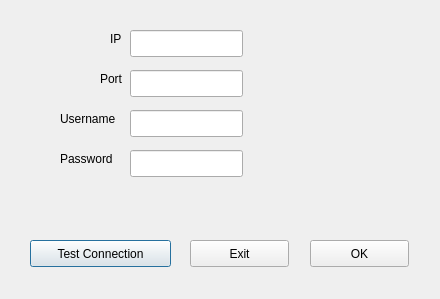
<?xml version="1.0" encoding="UTF-8"?>
<ui version="4.0">
 <class>Dialog</class>
 <widget class="QDialog" name="Dialog">
  <property name="geometry">
   <rect>
    <x>0</x>
    <y>0</y>
    <width>440</width>
    <height>299</height>
   </rect>
  </property>
  <property name="windowTitle">
   <string>Dialog</string>
  </property>
  <widget class="QLabel" name="labelUsername">
   <property name="geometry">
    <rect>
     <x>60</x>
     <y>110</y>
     <width>71</width>
     <height>17</height>
    </rect>
   </property>
   <property name="text">
    <string>Username</string>
   </property>
  </widget>
  <widget class="QLabel" name="labelIP">
   <property name="geometry">
    <rect>
     <x>110</x>
     <y>30</y>
     <width>16</width>
     <height>17</height>
    </rect>
   </property>
   <property name="text">
    <string>IP</string>
   </property>
  </widget>
  <widget class="QLabel" name="labelPort">
   <property name="geometry">
    <rect>
     <x>100</x>
     <y>70</y>
     <width>31</width>
     <height>17</height>
    </rect>
   </property>
   <property name="text">
    <string>Port</string>
   </property>
  </widget>
  <widget class="QLabel" name="labelPassword">
   <property name="geometry">
    <rect>
     <x>60</x>
     <y>150</y>
     <width>67</width>
     <height>17</height>
    </rect>
   </property>
   <property name="text">
    <string>Password</string>
   </property>
  </widget>
  <widget class="QLineEdit" name="lineEditIP">
   <property name="geometry">
    <rect>
     <x>130</x>
     <y>30</y>
     <width>113</width>
     <height>27</height>
    </rect>
   </property>
  </widget>
  <widget class="QLineEdit" name="lineEditPort">
   <property name="geometry">
    <rect>
     <x>130</x>
     <y>70</y>
     <width>113</width>
     <height>27</height>
    </rect>
   </property>
  </widget>
  <widget class="QLineEdit" name="lineEditUsername">
   <property name="geometry">
    <rect>
     <x>130</x>
     <y>110</y>
     <width>113</width>
     <height>27</height>
    </rect>
   </property>
  </widget>
  <widget class="QLineEdit" name="lineEditPassword">
   <property name="geometry">
    <rect>
     <x>130</x>
     <y>150</y>
     <width>113</width>
     <height>27</height>
    </rect>
   </property>
  </widget>
  <widget class="QPushButton" name="pushButton">
   <property name="geometry">
    <rect>
     <x>30</x>
     <y>240</y>
     <width>141</width>
     <height>27</height>
    </rect>
   </property>
   <property name="text">
    <string>Test Connection</string>
   </property>
  </widget>
  <widget class="QPushButton" name="pushButton_2">
   <property name="geometry">
    <rect>
     <x>190</x>
     <y>240</y>
     <width>99</width>
     <height>27</height>
    </rect>
   </property>
   <property name="text">
    <string>Exit</string>
   </property>
  </widget>
  <widget class="QPushButton" name="pushButton_3">
   <property name="geometry">
    <rect>
     <x>310</x>
     <y>240</y>
     <width>99</width>
     <height>27</height>
    </rect>
   </property>
   <property name="text">
    <string>OK</string>
   </property>
  </widget>
 </widget>
 <resources/>
 <connections/>
</ui>
